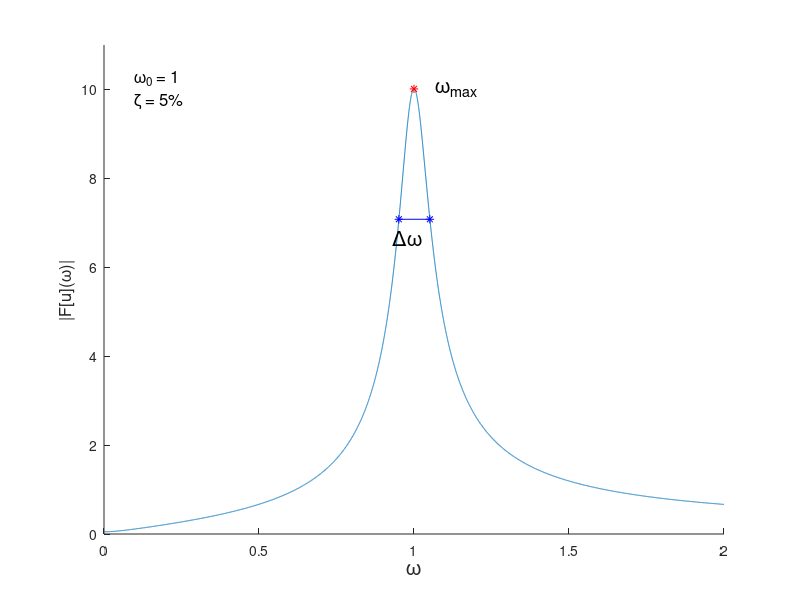

Write MATLAB code to recreate this figure.
w0 = 1; % \omega_0
z = 0.05; % \zeta
U = 1;
phi = 0;



l = z*w0; % \lambda
wa = w0*sqrt(1-z^2); % \omega_a


Fu = @(w) 1/2 * (exp(1i*phi)./(l + 1i*(w-wa)) + exp(-1i*phi)./(l + 1i*(w+wa)));

F = @(w) abs(Fu(w));

w = linspace(0, 2, 10000);
Fw = F(w);

[~, kwm] = max(Fw);
wm = w(kwm);

Fw1 = Fw(1:kwm);
kw1 = length(Fw1(Fw1 <= max(Fw)/sqrt(2)));
w1 = w(kw1);

Fw2 = Fw(kwm:end);
kw2 = length(Fw) - length(Fw2(Fw2 <= max(Fw)/sqrt(2)));
w2 = w(kw2);


fig = figure;
ax = axes(fig);
hold(ax, 'on');
plot(ax, w, Fw);
xlabel(ax, '\omega', 'FontSize', 15);
ylabel(ax, '|F[u](\omega)|', 'FontSize', 12);
ylim([0, 11]);

plot(ax, [w1, w2], [max(Fw)/sqrt(2), max(Fw)/sqrt(2)], 'b-*');
plot(ax, wm, max(Fw), 'r*');

text(ax, (w1+w2)/2 - 0.07, max(Fw)/sqrt(2) - 0.4, '\Delta\omega', 'FontSize', 15);
text(ax, wm + 0.07, max(Fw) + 0, '\omega_{max}', 'FontSize', 15);
text(ax, 0.1, 10, {'\omega_0 = 1', '\zeta = 5%'}, 'FontSize', 12);
